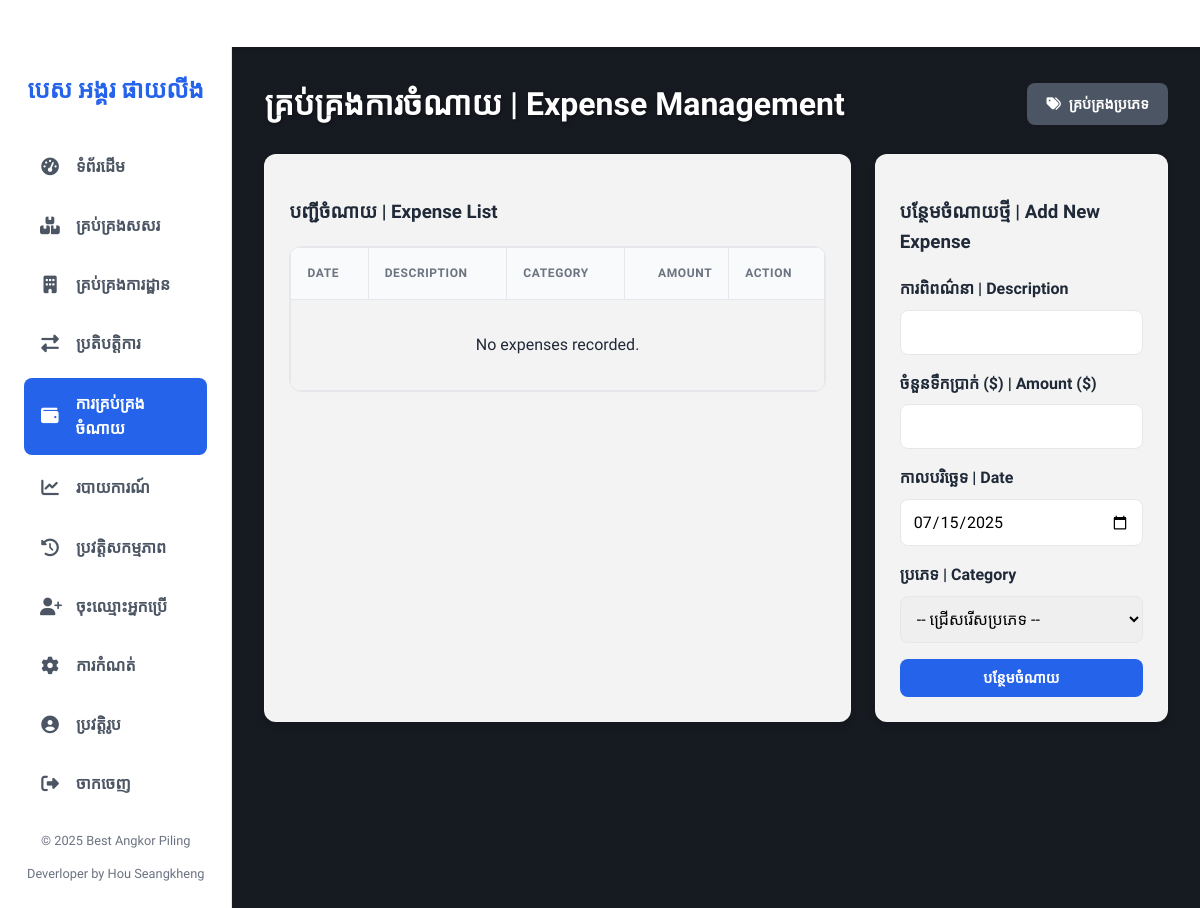
The page /expenses (signed in) on the database as committed earlier.
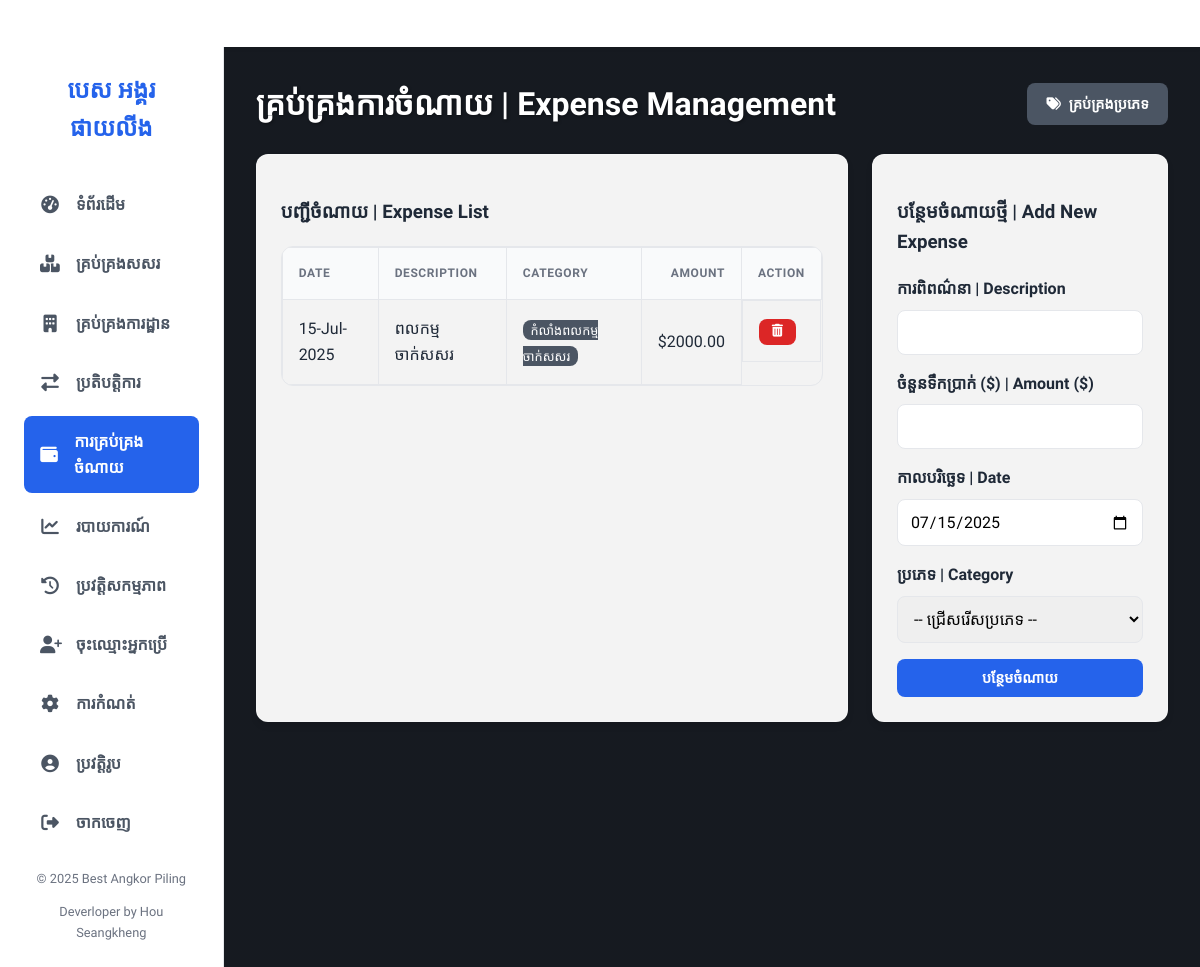
The same page on the database as committed later.
### app.py (models this page shows)
class Expense(db.Model):
    id = db.Column(db.Integer, primary_key=True)
    description = db.Column(db.String(255), nullable=False)
    amount = db.Column(db.Float, nullable=False)
    expense_date = db.Column(db.DateTime, nullable=False, default=datetime.now)
    category_id = db.Column(db.Integer, db.ForeignKey('expense_category.id'), nullable=False)
    user_id = db.Column(db.Integer, db.ForeignKey('user.id'), nullable=False)
    user = db.relationship('User', backref='expenses', lazy=True)

class ExpenseCategory(db.Model):
    id = db.Column(db.Integer, primary_key=True)
    name = db.Column(db.String(100), unique=True, nullable=False)
    expenses = db.relationship('Expense', backref='category', lazy=True, cascade="all, delete-orphan")

### app.py (the view)
@app.route('/expenses')
@login_required
@role_required(['admin', 'manager'])
def manage_expenses():
    page = request.args.get('page', 1, type=int)
    expenses_query = Expense.query.options(joinedload(Expense.category)).order_by(Expense.expense_date.desc())
    pagination = expenses_query.paginate(page=page, per_page=10, error_out=False)
    categories = ExpenseCategory.query.order_by(ExpenseCategory.name).all()
    return render_template('expenses.html', expenses=pagination.items, pagination=pagination, categories=categories)

### app.py (called while the page is built)
@login_manager.user_loader
def load_user(user_id): return User.query.get(int(user_id))

@app.context_processor
def inject_global_vars():
    low_stock_setting = Setting.query.filter_by(key='low_stock_threshold').first()
    background_image_setting = Setting.query.filter_by(key='background_image').first()
    return dict(
        current_year=datetime.now().year,
        low_stock_threshold=int(low_stock_setting.value) if low_stock_setting else 10,
        background_image_filename=background_image_setting.value if background_image_setting else None
    )

@app.before_request
def before_request(): g.db = db.session

### templates/expenses.html (shortened to what this page needs)
{% extends "base.html" %}
{% block content %}
<div class="page-header">
    <h1>គ្រប់គ្រងការចំណាយ | Expense Management</h1>
    <div class="button-group">
        <a href="{{ url_for('manage_expense_categories') }}" class="btn btn-secondary"><i class="fas fa-tags"></i> គ្រប់គ្រងប្រភេទ</a>
    </div>
</div>
<div style="display: grid; grid-template-columns: 2fr 1fr; gap: 1.5rem;">
    <div class="card">
        <h3>បញ្ជីចំណាយ | Expense List</h3>
        <div class="table-wrapper">
            <table>
                <thead>
                    <tr>
                        <th>Date</th>
                        <th>Description</th>
                        <th>Category</th>
                        <th style="text-align: right;">Amount</th>
                        <th>Action</th>
                    </tr>
                </thead>
                <tbody>
                    {% for expense in expenses %}
                    <tr>
                        <td>{{ expense.expense_date.strftime('%d-%b-%Y') }}</td>
                        <td>{{ expense.description }}</td>
                        <td><span class="badge">{{ expense.category.name }}</span></td>
                        <td style="text-align: right;">${{ "%.2f"|format(expense.amount) }}</td>
                        <td class="actions">
                            <form method="POST" action="{{ url_for('delete_expense', expense_id=expense.id) }}" onsubmit="return confirm('Are you sure?');">
                                <button type="submit" class="btn btn-danger btn-icon"><i class="fas fa-trash-alt"></i></button>
                            </form>
                        </td>
                    </tr>
                    {% else %}
                    <tr><td colspan="5" style="text-align: center; padding: 2rem;">No expenses recorded.</td></tr>
                    {% endfor %}
                </tbody>
            </table>
        </div>
    </div>
    <div class="card">
        <h3>បន្ថែមចំណាយថ្មី | Add New Expense</h3>
        <form action="{{ url_for('add_expense') }}" method="POST">
            <label for="description">ការពិពណ៌នា | Description</label>
            <input type="text" id="description" name="description" required>
            <label for="amount">ចំនួនទឹកប្រាក់ ($) | Amount ($)</label>
            <input type="number" step="0.01" id="amount" name="amount" required>
            <label for="expense_date">កាលបរិច្ឆេទ | Date</label>
            <input type="date" id="expense_date" name="expense_date" required>
            <label for="category_id">ប្រភេទ | Category</label>
            <select id="category_id" name="category_id" required>
                <option value="" disabled selected>-- ជ្រើសរើសប្រភេទ --</option>
            </select>
            <button type="submit" class="btn btn-primary" style="width: 100%; justify-content: center;">បន្ថែមចំណាយ</button>
        </form>
    </div>
</div>
{% endblock %}

Rows that differ between the two databases and show on the page:
added Expense: expense_date "15-Jul-2025", description "ពលកម្មចាក់សសរ", category.name "កំលាំងពលកម្មចាក់សសរ", amount "2000.00"
Other text that changed with them:
text no longer shown: "No expenses recorded."
